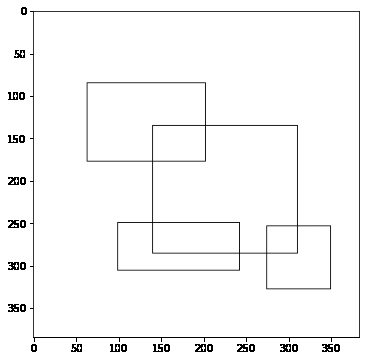
#> input picture Images/Img1.png, 366 x 361 px, given in place of ex1.png, which was not available
$ python 'Harris Corner Detection.py'
#> lines starting #> are read from the running program, lines starting #| are printed output that depends on the picture; long printed decimals are rounded; pictures that were not available may be replaced by others from this repository, and a replacement may not be noted
#> further down, img1 is the input picture: shape (361, 366, 3); min 0, max 255, mean 247.7
#!/usr/bin/env python
# coding: utf-8

# In[1]:


import argparse
import cv2
import numpy as np
from matplotlib import pyplot as plt
from scipy import signal as sig
import time


# # SOBEL MATRIX AND GAUSS MATRIX

# In[2]:


#Sobel matrices for derivative calculation and Gaussian matrix for denoising
#Instead of Sobel matrix, Prewitt and Robert matrices can also be used

# Sobel x-axis kernel
SOBEL_X = np.array((
    [-1, 0, 1],
    [-2, 0, 2],
    [-1, 0, 1]), dtype="int32")

# Sobel y-axis kernel
SOBEL_Y = np.array((
    [-1, -2, -1],
    [0, 0, 0],
    [1, 2, 1]), dtype="int32")

# Gaussian kernel
GAUSS = np.array((
    [1/16, 2/16, 1/16],
    [2/16, 4/16, 2/16],
    [1/16, 2/16, 1/16]), dtype="float64")


# # HARRIER CORNER DETECTION ALGORITHM

# In[3]:


def find_harris_corners(input_img, k, window_size, threshold):

#> called with k = 0.04, window_size = 5, threshold = 10000
    t_list=[]
    t1=time.perf_counter()
    corner_list = [] #to store the location of the corners in the image
    output_img = cv2.cvtColor(input_img.copy(), cv2.COLOR_BGR2GRAY) #converting rgb image to grayscale image
    output_img1 = input_img.copy() #creating a copy of the image to mark corners

    offset = int(window_size/2)
    y_range = input_img.shape[0] - offset
#> y_range = 359
    x_range = input_img.shape[1] - offset
#> x_range = 364


    dx = sig.convolve2d(output_img, SOBEL_X) # convolving with sobel filter on X-axis
    dy = sig.convolve2d(output_img, SOBEL_Y) # convolving with sobel filter on Y-axis
    # square of derivatives
    dx2 = np.square(dx)
    dy2 = np.square(dy)
    dxdy = dx*dy #cross filtering
    # gauss filter for all directions (x,y,cross axis)
    g_dx2 = sig.convolve2d(dx2, GAUSS)
    g_dy2 = sig.convolve2d(dy2, GAUSS)
    g_dxdy = sig.convolve2d(dxdy, GAUSS)

    pixel=[]
    i=1
    for y in range(offset, y_range):
        for x in range(offset, x_range):
            pixel.append(i)
            t3=time.perf_counter()
            #Values of sliding window
            start_y = y - offset
            end_y = y + offset + 1
            start_x = x - offset
            end_x = x + offset + 1

            #The variable names are representative to
            #the variable of the Harris corner equation
            windowIxx = g_dx2[start_y : end_y, start_x : end_x]
            windowIxy = g_dxdy[start_y : end_y, start_x : end_x]
            windowIyy = g_dy2[start_y : end_y, start_x : end_x]

            #Sum of squares of intensities of partial derevatives
            Sxx = windowIxx.sum()
            Sxy = windowIxy.sum()
            Syy = windowIyy.sum()

            #Calculate determinant and trace of the matrix
            det = (Sxx * Syy) - (Sxy**2)
            trace = Sxx + Syy

            #Calculate r for Harris Corner equation
            r = det - k*(trace**2) #single measure value

            #non-maximum suppression
            cv2.normalize(r, r, 0, 1, cv2.NORM_MINMAX)

            if r > threshold:
                corner_list.append([x, y, r])
                output_img1[y,x] = (0,0,255)
            t4=time.perf_counter()
            t_list.append(t4-t3)
            i+=1
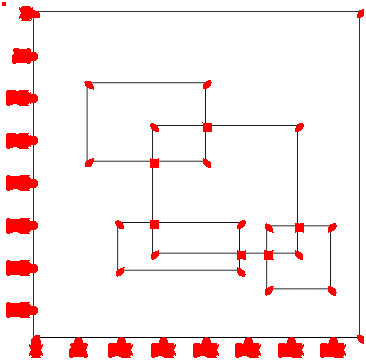
#> output_img1: shape (361, 366, 3); mean B, G, R 236.3, 236.3, 250.9
#> after the loop, corner_list = 7538 items, first 6: [2, 2, 2.4e+13], [3, 2, 2.89e+13], [4, 2, 1.91e+13], [5, 2, 2.19e+12], [2, 3, 2.89e+13], [3, 3, 3.54e+13]; i = 129235; pixel = 129234 items; t_list = 129234 items

    t2=time.perf_counter()
    return corner_list, output_img1,(t2-t1),t_list,pixel


# In[4]:


def show_img(img,bw=False):
    fig=plt.figure(figsize=(13,13))
    ax=fig.gca()
    ax.get_xaxis().set_visible(False)
    ax.get_yaxis().set_visible(False)
    ax.imshow(img,cmap='Greys_r')
    plt.show()


# # RESULTS AND ANALYSIS

# In[38]:


img1=cv2.imread('ex1.png')
k=0.04
window_size=5
threshold=10000.00
corner_list, corner_img,t,t_array,pix= find_harris_corners(img1, k, window_size, threshold)
#> t = 3.48; t_array = 129234 items; pix = 129234 items
plt.figure(figsize=(13,13))
plt.subplot(121),plt.imshow(img1)
plt.title("Raw Image"), plt.xticks([]), plt.yticks([])
plt.subplot(122), plt.imshow(corner_img)
plt.title("Harris Corner Output"), plt.xticks([]), plt.yticks([])
print("Total time taken:",t,"seconds")
#| Total time taken: 3.482 seconds


# # Computational complexity per pixel

# In[40]:


#computation time per pixel and window
plt.plot(pix,t_array)
plt.xlabel("Pixel number")
plt.ylabel("Computation time")


# # Calculating SNR

# In[24]:


def PSNR(original, calculated):
    mse = np.mean((original - calculated) ** 2)
    if(mse == 0):  # MSE is zero means no noise is present in the signal .
                  # Therefore PSNR have no importance.
        return 100
    max_pixel = 255.0
    psnr = 20 * np.log10(max_pixel / np.sqrt(mse))
    return psnr

img1_gray=cv2.cvtColor(img1, cv2.COLOR_BGR2GRAY)
original=cv2.cornerHarris(img1_gray,5,3,0.04)
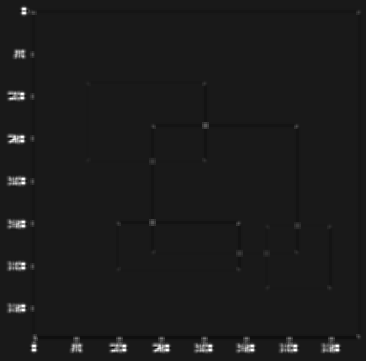
#> original: shape (361, 366) float32; min -0.0165, max 0.146, mean 0.00116; drawn with min black and max white
corner_img_gray=cv2.cvtColor(corner_img, cv2.COLOR_BGR2GRAY)
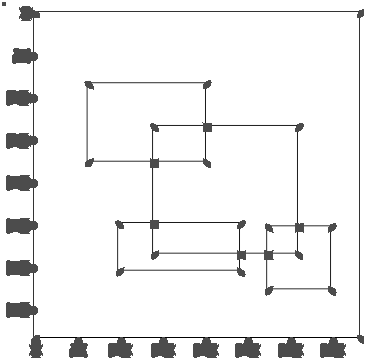
#> corner_img_gray: shape (361, 366); min 0, max 255, mean 240.7
snr=PSNR(original,corner_img_gray)
#> in PSNR, `mse = np.mean((original - calculated) ** 2)`: mse = 60338.4
#> in PSNR, `psnr = 20 * np.log10(max_pixel / np.sqrt(mse))`: psnr = 0.325
#> snr = 0.325
display(snr)


# # checking for invariance to rotation

# In[42]:


img=cv2.imread('ex1.png')
k=0.04
window_size=5
threshold=10000.00
img_rot=cv2.rotate(img,cv2.ROTATE_90_CLOCKWISE) #90 degree clockwise rotation
corner_list, corner_img,t,t_array,pix= find_harris_corners(img_rot, k, window_size, threshold)
#> call 2 of find_harris_corners, with k = 0.04, window_size = 5, threshold = 10000
#> after the loop in find_harris_corners (call 2), `for y in range(offset, y_range):`:
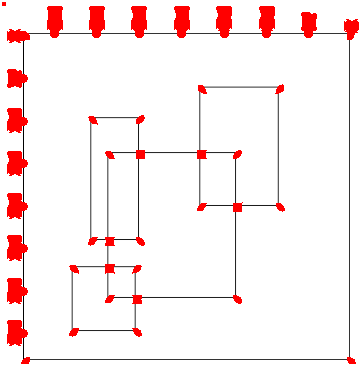
#> output_img1: shape (366, 361, 3); mean B, G, R 236.4, 236.4, 251
#> after the loop in find_harris_corners (call 2), `for y in range(offset, y_range):`: i = 129235
#> t = 2.96
plt.figure(figsize=(13,13))
plt.subplot(121),plt.imshow(img_rot)
plt.title("Raw Image"), plt.xticks([]), plt.yticks([])
plt.subplot(122), plt.imshow(corner_img)
plt.title("Harris Corner Output"), plt.xticks([]), plt.yticks([])
print("Total time taken:",t,"seconds")
#| Total time taken: 2.964 seconds


# In[24]:


img=cv2.imread('ex1.png')
k=0.04
window_size=5
threshold=10000.00
img_rot=cv2.rotate(img,cv2.ROTATE_180) #180 degree rotation of the input image
#> img_rot: shape (361, 366, 3)
corner_list, corner_img,t = find_harris_corners(img_rot, k, window_size, threshold)
#> call 3 of find_harris_corners, with k = 0.04, window_size = 5, threshold = 10000
#> in find_harris_corners (call 3), `dxdy = dx*dy`:
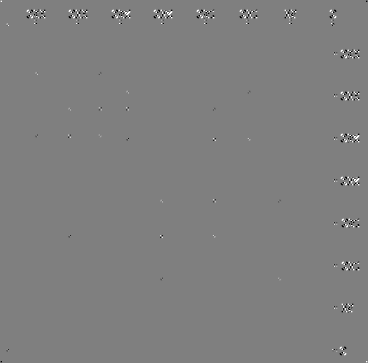
#> dxdy: shape (363, 368) int32; min -585225, max 585225, mean 60.3; drawn with min black and max white
#> in find_harris_corners (call 3), `g_dy2 = sig.convolve2d(dy2, GAUSS)`:
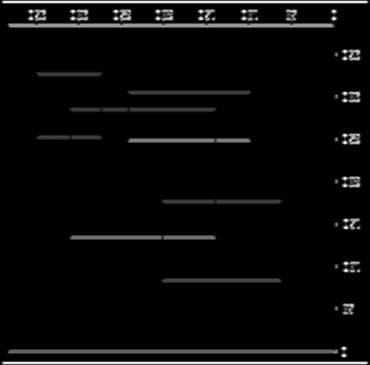
#> g_dy2: shape (365, 370) float64; min 0, max 861581.2, mean 34053.7; drawn with min black and max white
#> after the loop in find_harris_corners (call 3), `for y in range(offset, y_range):`:
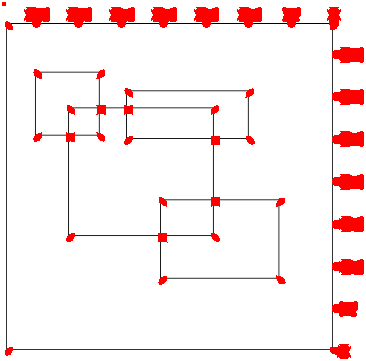
#> output_img1: shape (361, 366, 3); mean B, G, R 236.3, 236.3, 250.9
#> after the loop in find_harris_corners (call 3), `for y in range(offset, y_range):`: corner_list = 7548 items, first 6: [2, 2, 2.4e+13], [3, 2, 2.89e+13], [4, 2, 1.91e+13], [5, 2, 2.19e+12], [2, 3, 2.89e+13], [3, 3, 3.54e+13]; i = 129235
#> (the run stopped early here; a loop or call above may not have finished)

$ run again, on Images/Img2.png
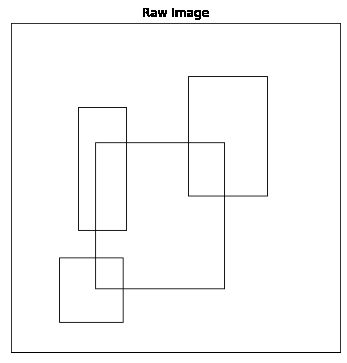
#> input picture Images/Img2.png, 347 x 363 px, given in place of ex1.png, which was not available
#> img1 is the input picture: shape (363, 347, 3); min 0, max 255, mean 249.3
#> after the loop in find_harris_corners, `for y in range(offset, y_range):`: corner_list = 2657 items, first 6: [2, 2, 2.4e+13], [3, 2, 2.89e+13], [4, 2, 1.91e+13], [5, 2, 2.19e+12], [2, 3, 2.89e+13], [3, 3, 3.54e+13]; i = 123138; pixel = 123137 items
#> `corner_list, corner_img,t,t_array,pix= find_harris_corners(img1, k, wi..`: t = 3.2; t_array = 123137 items
#| Total time taken: 3.200 seconds
#> mse = 62387.4
#> psnr = 0.18
#> output_img: shape (347, 363)
#> dx: shape (349, 365) int32
#> dy: shape (349, 365) int32
#> dx2: shape (349, 365) int32
#> dy2: shape (349, 365) int32
#> dxdy: shape (349, 365) int32
#> g_dx2: shape (351, 367) float64
#> g_dy2: shape (351, 367) float64
#> g_dxdy: shape (351, 367) float64
#> after the loop in find_harris_corners (call 2), `for y in range(offset, y_range):`:
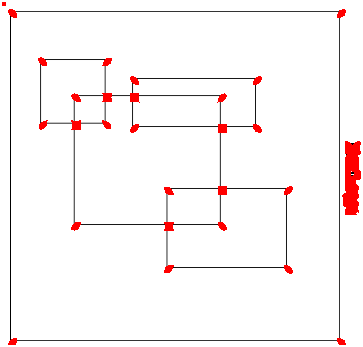
#> output_img1: shape (347, 363, 3); mean B, G, R 245, 245, 250.4
#> after the loop in find_harris_corners (call 2), `for y in range(offset, y_range):`: i = 123138
#> `corner_list, corner_img,t,t_array,pix= find_harris_corners(img_rot, k,..`: t = 2.81
#| Total time taken: 2.806 seconds
#> output_img: shape (363, 347)
#> dx: shape (365, 349) int32
#> dy: shape (365, 349) int32
#> dx2: shape (365, 349) int32
#> dy2: shape (365, 349) int32
#> dxdy: shape (365, 349) int32
#> g_dx2: shape (367, 351) float64
#> g_dy2: shape (367, 351) float64
#> g_dxdy: shape (367, 351) float64
#> after the loop in find_harris_corners (call 3), `for y in range(offset, y_range):`:
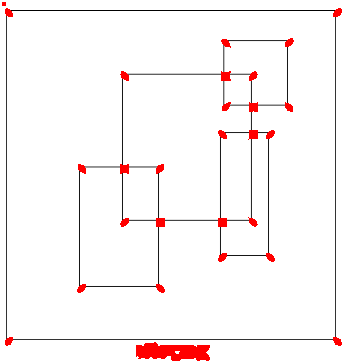
#> output_img1: shape (363, 347, 3); mean B, G, R 245, 245, 250.4
#> after the loop in find_harris_corners (call 3), `for y in range(offset, y_range):`: corner_list = 2667 items, first 6: [2, 2, 2.4e+13], [3, 2, 2.89e+13], [4, 2, 1.91e+13], [5, 2, 2.19e+12], [2, 3, 2.89e+13], [3, 3, 3.54e+13]; i = 123138
